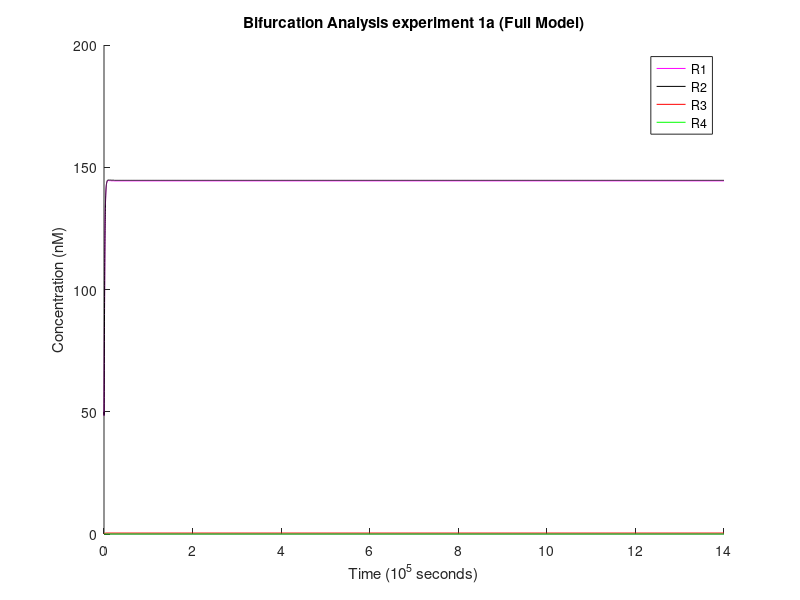
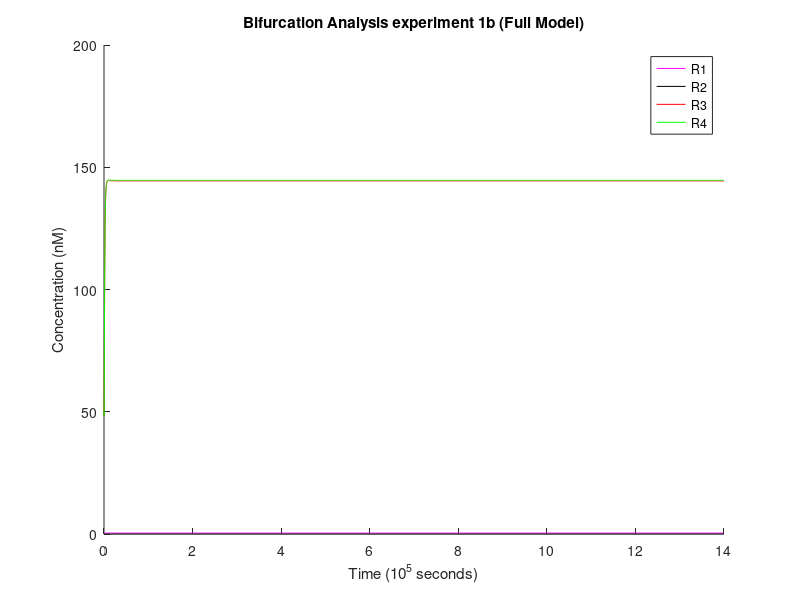
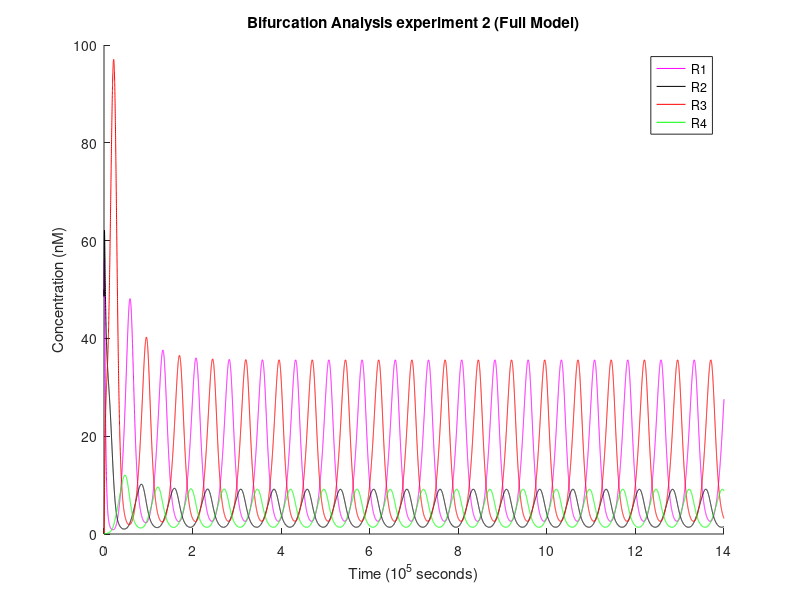
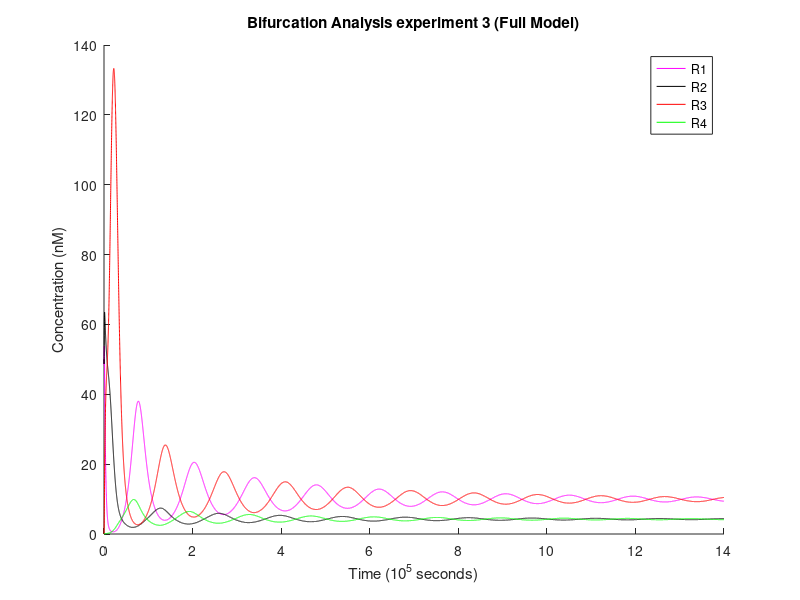

MATLAB code for these plots, in order:
% ============================== OCTAVE SETUP ==================================
    clear;
    format long;


% ========================== MODEL REACTION RATES ==============================

    % translation rates (1/s)
    Kt_R1 = 6e-4;
    Kt_R2 = 6e-4;
    Kt_R3 = 6e-4;
    Kt_R4 = 6e-4;

    % mRNA degradation rates (1/s)
    Kd_mR1P1 = 2.5e-3;
    Kd_mR4P1 = 2.5e-3;
    Kd_mR2P2 = 2.5e-3;
    Kd_mR3P2 = 2.5e-3;
    Kd_mR1P3 = 2.5e-3;
    Kd_mR2P4 = 2.5e-3;
    Kd_mR3P5 = 2.5e-3;
    Kd_mR4P6 = 2.5e-3;

    % protein degradation rates (1/s)
    Kd_R1 = 4e-4;
    Kd_R2 = 4e-4;
    Kd_R3 = 4e-4;
    Kd_R4 = 4e-4;

    % maximum/unrepressed transcription rates (M/s)
    Kb_P1 = 4e-10;
    Kb_P2 = 4e-10;
    Kb_P3 = 4e-10;
    Kb_P4 = 4e-10;
    Kb_P5 = 4e-10;
    Kb_P6 = 4e-10;

    % basal/leakage transcription rates (M/s)
    Kc_P1 = 0;
    Kc_P2 = 0;
    Kc_P3 = 0;
    Kc_P4 = 0;
    Kc_P5 = 0;
    Kc_P6 = 0;

    % Hill coefficients (scalar)
    Na_P1 = 1.3;
    Na_P2 = 1.3;
    Nr_R2P1 = 1.3;
    Nr_R4P2 = 1.3;
    Nr_R3P3 = 1.3;
    Nr_R3P4 = 1.3;
    Nr_R4P4 = 1.3;
    Nr_R1P5 = 1.3;
    Nr_R1P6 = 1.3;
    Nr_R2P6 = 1.3;

    % Hill activation constants (M)
    Ka_P1 = 2e-8;
    Ka_P2 = 2e-8;

    % Hill repression constants (M)
    Kr_R2P1 = 6e-10;
    Kr_R4P2 = 6e-10;
    Kr_R3P3 = 6e-10;
    Kr_R3P4 = 6e-10;
    Kr_R4P4 = 6e-10;
    Kr_R1P5 = 6e-10;
    Kr_R1P6 = 6e-10;
    Kr_R2P6 = 6e-10;


% ============================ INPUT PARAMETERS ================================

    % time settings
    dt = 60;                     % 1 minute timesteps
    simulation = 0 : dt : 1.4e6; % simulation length control

    % input vector
    Is = zeros(1, length(simulation));

    % reaction initial conditions for each run
    names = {"1a", "1b", "2", "3", "4c_1", "4c_2"};
    multiI   = 1e-9 * [0.1, 0.1, 5 , 7.5, 10, 10]; % constant input concentration
    multiR12 = 1e-9 * [50 , 0  , 50, 50 , 50, 0 ];
    multiR34 = 1e-9 * [0  , 50 , 0 , 0  , 0 , 50];


% ================================ MULTISIM ====================================

    % precompute loop invariants
    Ka_P1 ^= Na_P1;
    Ka_P2 ^= Na_P2;
    Kr_R2P1 ^= Nr_R2P1;
    Kr_R4P2 ^= Nr_R4P2;
    Kr_R3P3 ^= Nr_R3P3;
    Kr_R3P4 ^= Nr_R3P4;
    Kr_R4P4 ^= Nr_R4P4;
    Kr_R1P5 ^= Nr_R1P5;
    Kr_R1P6 ^= Nr_R1P6;
    Kr_R2P6 ^= Nr_R2P6;

    % for each set of parameters, make a simulation run and display its results
    for sim = 1 : length(multiI)

        % set initial state concentrations
        Is(:) = multiI(sim);
        R1 = multiR12(sim);
        R2 = multiR12(sim);
        R3 = multiR34(sim);
        R4 = multiR34(sim);
        mR1P1 = 0e-9;
        mR4P1 = 0e-9;
        mR2P2 = 0e-9;
        mR3P2 = 0e-9;
        mR1P3 = 0e-9;
        mR2P4 = 0e-9;
        mR3P5 = 0e-9;
        mR4P6 = 0e-9;

        % preallocate arrays to store concentrations over time
        R1s = zeros(1, length(simulation));
        R2s = zeros(1, length(simulation));
        R3s = zeros(1, length(simulation));
        R4s = zeros(1, length(simulation));

        % actual simulation
        for t = 1 : length(simulation)

            % store current state
            R1s(t) = R1;
            R2s(t) = R2;
            R3s(t) = R3;
            R4s(t) = R4;

            % common subexpression optimization (used below)
            IsP1 = Is(t)^Na_P1;
            activationP1 = IsP1 / (Ka_P1 + IsP1);
            repressionP1 = 1 / (1 + (R2^Nr_R2P1 / Kr_R2P1));
            IsP2 = Is(t)^Na_P2;
            activationP2 = IsP2 / (Ka_P2 + IsP2);
            repressionP2 = 1 / (1 + (R4^Nr_R4P2 / Kr_R4P2));

            % compute variation
            dR1dt = Kt_R1*(mR1P1 + mR1P3) - Kd_R1*R1;
            dR2dt = Kt_R2*(mR2P2 + mR2P4) - Kd_R2*R2;
            dR3dt = Kt_R3*(mR3P2 + mR3P5) - Kd_R3*R3;
            dR4dt = Kt_R4*(mR4P1 + mR4P6) - Kd_R4*R4;
            dmR1P1dt = Kc_P1 + Kb_P1*activationP1*repressionP1 - Kd_mR1P1*mR1P1;
            dmR4P1dt = Kc_P1 + Kb_P1*activationP1*repressionP1 - Kd_mR4P1*mR4P1;
            dmR2P2dt = Kc_P2 + Kb_P2*activationP2*repressionP2 - Kd_mR2P2*mR2P2;
            dmR3P2dt = Kc_P2 + Kb_P2*activationP2*repressionP2 - Kd_mR3P2*mR3P2;
            dmR1P3dt = Kc_P3 + Kb_P3 * (1 / (1 + (R3^Nr_R3P3 / Kr_R3P3))) - Kd_mR1P3*mR1P3;
            dmR2P4dt = Kc_P4 + Kb_P4 * (1 / (1 + (R3^Nr_R3P4 / Kr_R3P4))) * (1 / (1 + (R4^Nr_R4P4 / Kr_R4P4))) - Kd_mR2P4*mR2P4;
            dmR3P5dt = Kc_P5 + Kb_P5 * (1 / (1 + (R1^Nr_R1P5 / Kr_R1P5))) - Kd_mR3P5*mR3P5;
            dmR4P6dt = Kc_P6 + Kb_P6 * (1 / (1 + (R1^Nr_R1P6 / Kr_R1P6))) * (1 / (1 + (R2^Nr_R2P6 / Kr_R2P6))) - Kd_mR4P6*mR4P6;

            % apply state changes
            R1 += dR1dt * dt;
            R2 += dR2dt * dt;
            R3 += dR3dt * dt;
            R4 += dR4dt * dt;
            mR1P1 += dmR1P1dt * dt;
            mR4P1 += dmR4P1dt * dt;
            mR2P2 += dmR2P2dt * dt;
            mR3P2 += dmR3P2dt * dt;
            mR1P3 += dmR1P3dt * dt;
            mR2P4 += dmR2P4dt * dt;
            mR3P5 += dmR3P5dt * dt;
            mR4P6 += dmR4P6dt * dt;

        endfor

        figure; % plot each graphic separately
        hold on;

        % scale data for easier visualization
        timescale = 1e5;
        quantscale = 1e-9;
        x = simulation / timescale;
        yR1 = R1s / quantscale;
        yR2 = R2s / quantscale;
        yR3 = R3s / quantscale;
        yR4 = R4s / quantscale;

        % plot results
        plot(x,yR1,'-m;R1;', x,yR2,'-k;R2;', x,yR3,'-r;R3;', x,yR4,'-g;R4;');
        xlabel("Time (10^5 seconds)");
        ylabel("Concentration (nM)");
        title(cstrcat("Bifurcation Analysis experiment ", names{sim}, " (Full Model)"));

        hold off;
        names{sim}
        maxR1 = max(yR1(6e5/dt:end))
        maxR4 = max(yR4(6e5/dt:end))
        print(strcat('bifurcation-', names{sim}, '-full.pdf')); % put in the folder the script is run from

    endfor
